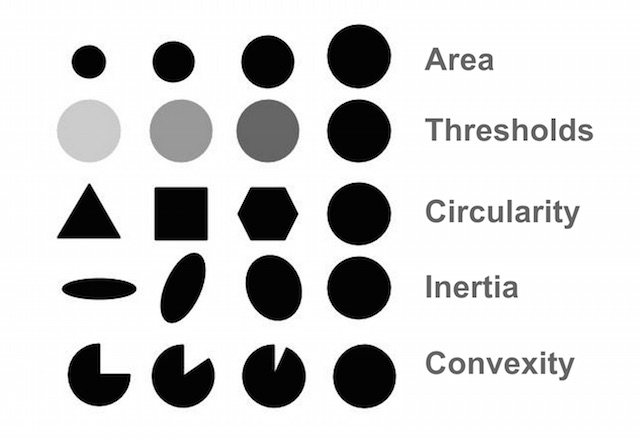
#> input picture images/BlobTest.jpg, 640 x 439 px, given in place of the camera
$ python meanshift.py   (Python 2 division)
#> lines starting #> are read from the running program, lines starting #| are printed output that depends on the picture
# coding=utf-8
import numpy as np
import cv2
# 从默认摄像头捕获视频帧
cap = cv2.VideoCapture(0)
# 捕获第一帧
ret,frame = cap.read()
#> frame is the input picture: shape (439, 640, 3); min 0, max 255, mean 210.3
# 标记感兴趣区域（ROI）
r, h, c, w = 10, 200, 10, 200
# 打包为元组
track_window = (c, r, w, h)

# 从当前帧中提取出ROI以进行跟踪
roi = frame[r: r + h, c: c + w]
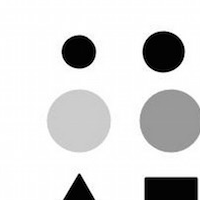
#> roi: shape (200, 200, 3); min 0, max 255, mean 217.8
# 将感兴趣区域（ROI）中的图像转换为HSV色彩
hsv_roi =  cv2.cvtColor(frame, cv2.COLOR_BGR2HSV)
#> hsv_roi: shape (439, 640, 3); mean H, S, V 0, 0, 210.3
# 创建一个包含具有HSV值的ROI所有像素的掩码，HSV值在上界与下界之间
mask = cv2.inRange(hsv_roi, np.array((100., 30.,32.)), np.array((180.,120.,255.)))
#> mask: shape (439, 640); every value is 0
# 计算ROI的色彩直方图
roi_hist = cv2.calcHist([hsv_roi], [0], mask, [180], [0, 180])
#> roi_hist = 180 values from 0 to 0
# 将直方图的值归一化到0～255范围内
cv2.normalize(roi_hist, roi_hist, 0, 255, cv2.NORM_MINMAX)

# 均值漂移在达到收敛之前会迭代多次，但不能保证一定收敛。
# 因此，这里要指定停止条件(Termination Criteria)：
# 均值漂移迭代10次后或者中心移动至少1个像素时，均值漂移就停止计算中心移动
term_crit = ( cv2.TERM_CRITERIA_EPS | cv2.TERM_CRITERIA_COUNT, 10, 1 )

while True:
    # 读取一帧
    ret ,frame = cap.read()
    # 若成功读取一帧
    if ret == True:
        # 转化到HSV色彩空间
        hsv = cv2.cvtColor(frame, cv2.COLOR_BGR2HSV)
        # 对HSV色彩空间图像数组执行直方图反向投影
        dst = cv2.calcBackProject([hsv], [0], roi_hist, [0,180], 1)
        # 打印直方图反向投影矩阵
        print dst
#> (printed output is left out)
        # 应用均值漂移以获取新的跟踪窗口和位置
        ret, track_window = cv2.meanShift(dst, track_window, term_crit)
#> ret = 0; track_window = (10, 10, 200, 200)

        # 获得跟踪窗口的新坐标，并在帧上绘制矩形并显示
        x, y, w, h = track_window
#> x = 10; y = 10; w = 200; h = 200
        img2 = cv2.rectangle(frame, (x, y), (x + w, y + h), 255, 2)
        cv2.imshow('img2', img2)
        # 按ESC退出
        k = cv2.waitKey(60) & 0xff
#> (key Esc is pressed here)
        if k == 27:
            break
    else:
        break
cap.release()
cv2.destroyAllWindows()

$ run again, on images/basil.jpg
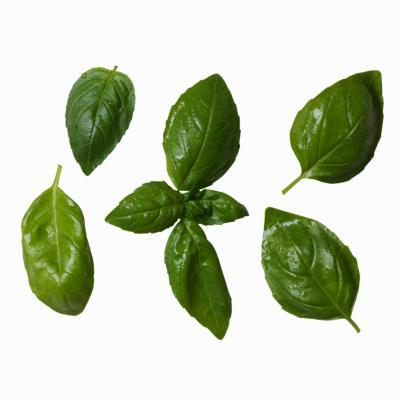
#> input picture images/basil.jpg, 400 x 400 px, given in place of the camera
#> frame is the input picture: shape (400, 400, 3); mean B, G, R 186.9, 208.7, 200.7
#> `roi = frame[r: r + h, c: c + w]`:
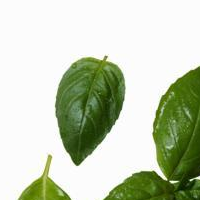
#> roi: shape (200, 200, 3); mean B, G, R 182.9, 206.1, 196.5
#> hsv_roi: shape (400, 400, 3); mean H, S, V 19.9, 57, 208.8
#> mask: shape (400, 400); every value is 0
#> roi_hist = 180 values from 0 to 0
#> (printed output is left out)
#> ret = 0; track_window = (10, 10, 200, 200)
#> x = 10; w = 200
